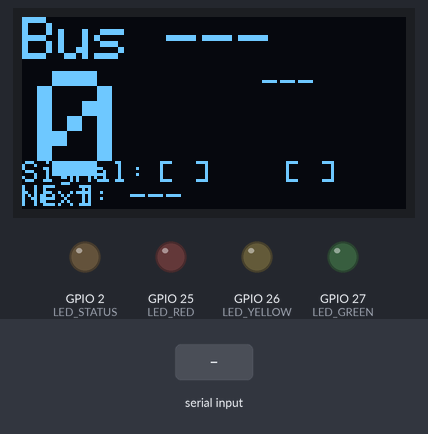
Recording of a sketch running on a simulated ESP32. On the bench: 128×64 one-colour display, output pins drawn as LEDs (lit = HIGH). Inputs (shaded band) come from the test bench.

Above: at 3.2 s.
3.3 s: "BUS:\n" received over Serial
At 3.9 s:
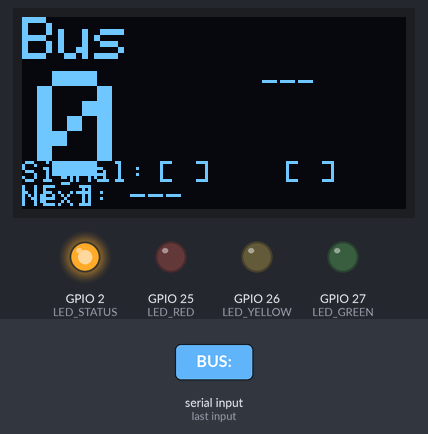
4.8 s: "STATUS:\n" received over Serial
At 6.1 s:
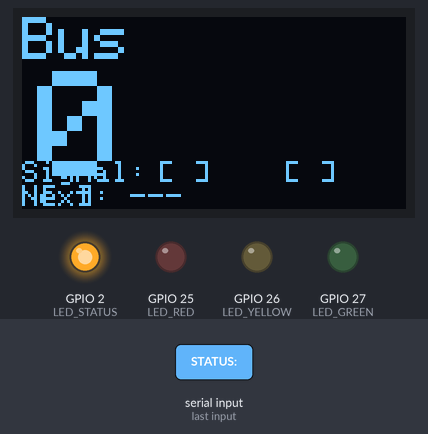
At 10.5 s:
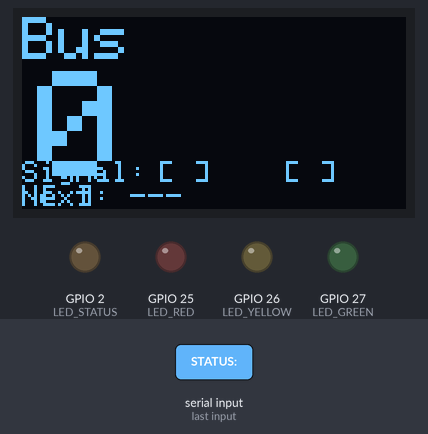
Timing chart, 0 to 12.0 s (numbered marks = the images above; inputs shaded):
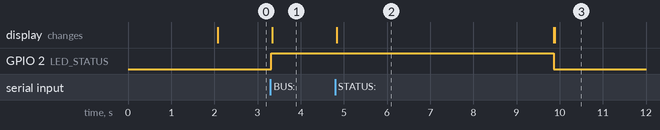

Measured:
- after the input at 3.3 s, GPIO 2 (LED_STATUS): LOW → HIGH at once; the display: changes at once (image 1)
- after the input at 4.8 s, GPIO 2 (LED_STATUS): HIGH → LOW after 5.1 s instead of 3.6 s; the display: changes at once (image 2)
- what the display in image 2 shows lasts 5.1 s, from 4.8 s to 9.9 s

The sketch:

esp32_display.ino
```cpp
#include <Wire.h>
#include <Adafruit_GFX.h>
#include <Adafruit_SSD1306.h>

// OLED Configuration (0.96 inch - 128x64)
#define SCREEN_WIDTH 128
#define SCREEN_HEIGHT 64
#define OLED_RESET -1
#define OLED_SDA 21
#define OLED_SCL 22

Adafruit_SSD1306 display(SCREEN_WIDTH, SCREEN_HEIGHT, &Wire, OLED_RESET);

// Traffic Signal LEDs
#define LED_RED    25   // GPIO 25 - Red LED (High crowd)
#define LED_YELLOW 26   // GPIO 26 - Yellow LED (Medium crowd)
#define LED_GREEN  27   // GPIO 27 - Green LED (Low crowd)

// Status LED
#define LED_STATUS 2

// Data variables
String busLabel = "---";
int passengerCount = 0;
String crowdStatus = "---";
String destination = "---";
String nextArrival = "---";

bool dataReceived = false;
unsigned long lastUpdate = 0;
const unsigned long timeout = 5000;  // 5 second timeout if no data

void setup() {
  Serial.begin(115200);

  // Initialize LED pins
  pinMode(LED_STATUS, OUTPUT);
  pinMode(LED_RED, OUTPUT);
  pinMode(LED_YELLOW, OUTPUT);
  pinMode(LED_GREEN, OUTPUT);

  // All LEDs off initially
  allLEDsOff();

  // Initialize OLED
  Wire.begin(OLED_SDA, OLED_SCL);
  if(!display.begin(SSD1306_SWITCHCAPVCC, 0x3C)) {
    Serial.println("OLED failed");
    while(1);
  }

  displayStartup();
}

void loop() {
  // Check for serial data
  if (Serial.available()) {
    String data = Serial.readStringUntil('\n');
    data.trim();

    if (data.length() > 0) {
      parseData(data);
      dataReceived = true;
      lastUpdate = millis();
      digitalWrite(LED_STATUS, HIGH);
      updateTrafficLight();
    }
  }

  // Check timeout
  if (dataReceived && (millis() - lastUpdate > timeout)) {
    displayTimeout();
    allLEDsOff();
    dataReceived = false;
  }

  // Always update display with current data
  displayData();
}

void allLEDsOff() {
  digitalWrite(LED_RED, LOW);
  digitalWrite(LED_YELLOW, LOW);
  digitalWrite(LED_GREEN, LOW);
}

void updateTrafficLight() {
  allLEDsOff();

  if (crowdStatus == "High") {
    // Red LED ON - Crowded/Dangerous
    digitalWrite(LED_RED, HIGH);
    Serial.println("Traffic Light: RED - High Crowd");
  }
  else if (crowdStatus == "Medium") {
    // Yellow LED ON - Moderate crowd
    digitalWrite(LED_YELLOW, HIGH);
    Serial.println("Traffic Light: YELLOW - Medium Crowd");
  }
  else if (crowdStatus == "Low") {
    // Green LED ON - Low crowd/Safe
    digitalWrite(LED_GREEN, HIGH);
    Serial.println("Traffic Light: GREEN - Low Crowd");
  }
  else {
    // All off - No data
    allLEDsOff();
  }
}

void displayStartup() {
  display.clearDisplay();
  display.setTextSize(2);
  display.setTextColor(SSD1306_WHITE);
  display.setCursor(10, 15);
  display.println("CROWD");
  display.setCursor(25, 35);
  display.println("SENSE");
  display.setCursor(15, 52);
  display.setTextSize(1);
  display.println("AI System Ready");
  display.display();
  delay(2000);
}

void displayTimeout() {
  display.clearDisplay();
  display.setTextSize(1);
  display.setTextColor(SSD1306_WHITE);
  display.setCursor(0, 25);
  display.println("Waiting for");
  display.println("PC Connection...");
  display.println("");
  display.print("Baud: 115200");
  display.display();
  digitalWrite(LED_STATUS, LOW);
}

void parseData(String data) {
  // Format: "BUS:12B,COUNT:25,STATUS:Medium,DEST:Thiruvanmiyur,ARRIVE:5 mins"

  int busIdx = data.indexOf("BUS:");
  int countIdx = data.indexOf("COUNT:");
  int statusIdx = data.indexOf("STATUS:");
  int destIdx = data.indexOf("DEST:");
  int arriveIdx = data.indexOf("ARRIVE:");

  if (busIdx >= 0) {
    int start = busIdx + 4;
    int end = data.indexOf(",", start);
    if (end < 0) end = data.length();
    busLabel = data.substring(start, end);
  }

  if (countIdx >= 0) {
    int start = countIdx + 6;
    int end = data.indexOf(",", start);
    if (end < 0) end = data.length();
    passengerCount = data.substring(start, end).toInt();
  }

  if (statusIdx >= 0) {
    int start = statusIdx + 7;
    int end = data.indexOf(",", start);
    if (end < 0) end = data.length();
    crowdStatus = data.substring(start, end);
  }

  if (destIdx >= 0) {
    int start = destIdx + 5;
    int end = data.indexOf(",", start);
    if (end < 0) end = data.length();
    destination = data.substring(start, end);
    if (destination.length() > 15) {
      destination = destination.substring(0, 12) + "...";
    }
  }

  if (arriveIdx >= 0) {
    int start = arriveIdx + 7;
    int end = data.indexOf(",", start);
    if (end < 0) end = data.length();
    nextArrival = data.substring(start, end);
  }
}

void displayData() {
  display.clearDisplay();

  // Header - Bus Number
  display.setTextSize(2);
  display.setTextColor(SSD1306_WHITE);
  display.setCursor(0, 0);
  display.print("Bus ");
  display.println(busLabel);

  // Big Count Number
  display.setTextSize(5);
  display.setCursor(5, 18);
  display.print(passengerCount);

  // Status Badge (right side)
  display.setTextSize(1);
  display.setCursor(80, 18);
  if (crowdStatus == "High") {
    display.setTextColor(SSD1306_BLACK, SSD1306_WHITE);
    display.print(" HIGH ");
  } else if (crowdStatus == "Medium") {
    display.setTextColor(SSD1306_WHITE);
    display.print("MEDIUM");
  } else if (crowdStatus == "Low") {
    display.setTextColor(SSD1306_WHITE);
    display.print(" LOW  ");
  } else {
    display.setTextColor(SSD1306_WHITE);
    display.print(crowdStatus);
  }

  // Traffic Light Indicator on Display
  display.setTextSize(1);
  display.setCursor(0, 48);
  display.print("Signal:");
  display.setCursor(45, 48);
  if (crowdStatus == "High") {
    display.setTextColor(SSD1306_WHITE);
    display.print("[RED]    [ ]    [ ]");
  } else if (crowdStatus == "Medium") {
    display.setTextColor(SSD1306_WHITE);
    display.print("[ ]   [YELLOW] [ ]");
  } else if (crowdStatus == "Low") {
    display.setTextColor(SSD1306_WHITE);
    display.print("[ ]    [ ]   [GREEN]");
  } else {
    display.print("[ ]    [ ]    [ ]");
  }

  // Arrival Time
  display.setTextColor(SSD1306_WHITE);
  display.setCursor(0, 56);
  display.print("Next: ");
  display.print(nextArrival);

  display.display();
}
```
